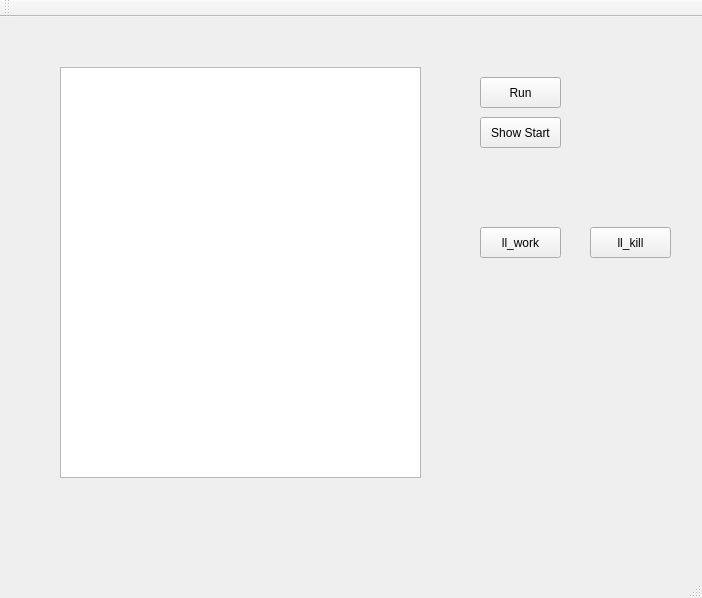
<?xml version="1.0" encoding="UTF-8"?>
<ui version="4.0">
 <class>MainWindow</class>
 <widget class="QMainWindow" name="MainWindow">
  <property name="geometry">
   <rect>
    <x>0</x>
    <y>0</y>
    <width>702</width>
    <height>598</height>
   </rect>
  </property>
  <property name="windowTitle">
   <string>MainWindow</string>
  </property>
  <widget class="QWidget" name="centralWidget">
   <widget class="QTextEdit" name="textEdit">
    <property name="geometry">
     <rect>
      <x>60</x>
      <y>50</y>
      <width>361</width>
      <height>411</height>
     </rect>
    </property>
   </widget>
   <widget class="QPushButton" name="pushButton_run">
    <property name="geometry">
     <rect>
      <x>480</x>
      <y>60</y>
      <width>81</width>
      <height>31</height>
     </rect>
    </property>
    <property name="text">
     <string>Run</string>
    </property>
   </widget>
   <widget class="QPushButton" name="pushButton_start">
    <property name="geometry">
     <rect>
      <x>480</x>
      <y>100</y>
      <width>81</width>
      <height>31</height>
     </rect>
    </property>
    <property name="text">
     <string>Show Start</string>
    </property>
   </widget>
   <widget class="QPushButton" name="pushButton_llwork">
    <property name="geometry">
     <rect>
      <x>480</x>
      <y>210</y>
      <width>81</width>
      <height>31</height>
     </rect>
    </property>
    <property name="text">
     <string>ll_work</string>
    </property>
   </widget>
   <widget class="QPushButton" name="pushButton_llkill">
    <property name="geometry">
     <rect>
      <x>590</x>
      <y>210</y>
      <width>81</width>
      <height>31</height>
     </rect>
    </property>
    <property name="text">
     <string>ll_kill</string>
    </property>
   </widget>
  </widget>
  <widget class="QMenuBar" name="menuBar">
   <property name="geometry">
    <rect>
     <x>0</x>
     <y>0</y>
     <width>702</width>
     <height>21</height>
    </rect>
   </property>
  </widget>
  <widget class="QToolBar" name="mainToolBar">
   <attribute name="toolBarArea">
    <enum>TopToolBarArea</enum>
   </attribute>
   <attribute name="toolBarBreak">
    <bool>false</bool>
   </attribute>
  </widget>
  <widget class="QStatusBar" name="statusBar"/>
 </widget>
 <layoutdefault spacing="6" margin="11"/>
 <resources/>
 <connections/>
</ui>
